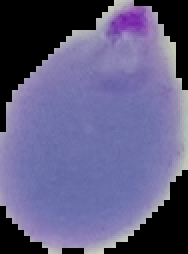
#> input picture images_folder/Parasitized/Parasitized_(10297).png, 94 x 127 px (shown 2 times larger); its folder holds 3 pictures in this run; the run also reads 1 picture not shown here
$ jupyter execute --allow-errors PCD_TA.ipynb   (older library calls are emulated)
#> lines starting #> are read from the running program, lines starting #| are printed output that depends on the picture
<h1> Library yang digunakan

[cell 1]
import sklearn
import os
import cv2
import mahotas
import random

import numpy as np
import pandas as pd
import matplotlib.pyplot as plt
import seaborn as sns

from sklearn.svm import SVC
from sklearn.model_selection import train_test_split
from sklearn.preprocessing import StandardScaler
from sklearn.svm import SVC
from sklearn.metrics import accuracy_score, confusion_matrix, ConfusionMatrixDisplay
from sklearn.model_selection import GridSearchCV
from sklearn.ensemble import RandomForestClassifier

<h1> Input dan baca Gambar

Directory root citra

[cell 2]
directory_path = r'./images_folder'
print(len(os.listdir(directory_path)))

Baca citra yang ada pada tiap directory (Parasitized dan Uninfected)

[cell 3]
files=[]
for dirname, _, filenames in os.walk(directory_path):
    for filename in filenames:
        if '.db' not in filename:
            files.append(os.path.join(dirname,filename))

Cek jumlah citra

[cell 4]
len(files)

Tetapkan directory untuk tiap kelas citra

[cell 5]
Parasitized_Dir='./images_folder/Parasitized'
Uninfected_Dir='./images_folder/Uninfected'

[cell 6]
pd.DataFrame(files).sample(frac=1).reset_index(drop=True)

Fungsi untuk membuat dataframe citra

[cell 7]
class DetectMalaria:
    def __init__(self,para_dir,uninfect_dir):
        self.parasitized_dir=para_dir
        self.uninfected_dir=uninfect_dir
    def dataset(self,ratio,files):
        Dataset=pd.DataFrame(files,columns=['Path'])
        Dataset=Dataset.sample(frac=1).reset_index(drop=True)
        trainfiles,testfiles=train_test_split(Dataset,test_size=ratio,random_state=None)
        return(trainfiles,testfiles)

Citra dibaca lalu dibuat menjadi dataframe, yang kemudian di assign ke variabel x

[cell 8]
x=DetectMalaria(Parasitized_Dir,Uninfected_Dir)

<h1>Split dataframe / dataset

Rasio split data yaitu 80:20

[cell 9]
train_data,test_data=x.dataset(ratio=0.2,files=files)

[cell 10]
def label(df):
    if 'Uninfected' in df:
        return 0
    else:
        return 1


train_data['label']=train_data['Path'].apply(label)
test_data['label']=test_data['Path'].apply(label)

<h1> Visualisasi citra

[cell 11]
image=cv2.imread('./images_folder/Uninfected/Uninfected_(1).png')
#> (the rest of this cell did not finish here and is left out)

Jika sel memiliki malaria maka akan bintik pada sel tersebut

Plot 4 citra dengan acak

[cell 12]
fig,ax=plt.subplots(2,2)

for i,axes in enumerate(ax.flatten()):
    image_path=random.choice(train_data['Path'].reset_index(drop=True))
    image=cv2.imread(image_path)
#> image is the input picture: shape (127, 94, 3); mean B, G, R 129.9, 92.4, 95.4
    image_rgb=cv2.cvtColor(image,cv2.COLOR_BGR2RGB)
    axes.imshow(image_rgb)
    if 'Uninfected' in image_path:
        axes.set_title('Uninfected')
    else:
        axes.set_title('parasite')
plt.show()
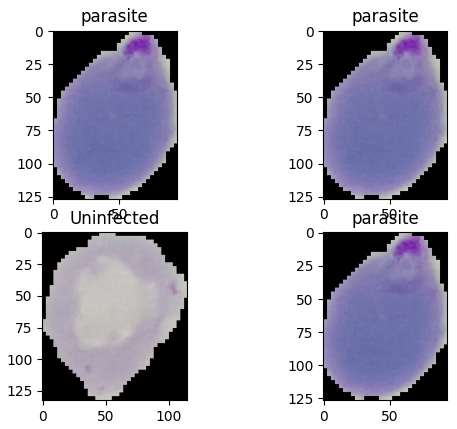
#> figure drawn by matplotlib, 4 panels

Baca citra

[cell 13]
image_gray= cv2.cvtColor(image,cv2.COLOR_BGR2GRAY)
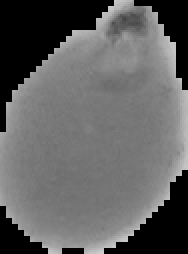
#> image_gray: shape (127, 94) (shown 2 times larger); min 0, max 206, mean 97.6
feature=cv2.HuMoments(cv2.moments(image_gray)).flatten()
#> feature = [0.00137, 2.09e-07, 3.18e-11, 5.97e-13, 8.13e-25, 1.24e-16, 2.47e-24]
print(feature)
#| [1.37218734e-03 2.09037388e-07 3.18254126e-11 5.96810489e-13
#|  8.12665580e-25 1.23845697e-16 2.47079287e-24]
#> (the rest of this cell did not finish here and is left out)

<h1> Fitur Ekstraksi

<h3> Fitur ekstraksi #1 (Hu'Moments)

Hu Moments (atau lebih tepatnya Hu moment invariants) adalah sekumpulan 7 angka yang dihitung menggunakan momen sentral yang invarian terhadap transformasi gambar. 6 momen pertama telah terbukti invarian terhadap translasi, skala, dan rotasi, dan refleksi. Sedangkan tanda momen ke-7 berubah untuk bayangan bayangan.

[cell 14]
# Fungsi Hu'Moments
def fd_hu_moments(image):
    image = cv2.cvtColor(image, cv2.COLOR_BGR2GRAY)
    feature = cv2.HuMoments(cv2.moments(image)).flatten()
    return feature

<h3> Fitur ekstraksi #1 (Haralick Texture)

Haralick Texture digunakan untuk mengukur gambar berdasarkan tekstur. Konsep dasar yang terlibat dalam komputasi fitur Tekstur Haralick adalah Gray Level Co-occurrence Matrix atau Glcm.

[cell 15]
# Fungsi Haralick Features
def fd_haralick(image):
    gray = cv2.cvtColor(image, cv2.COLOR_BGR2GRAY)
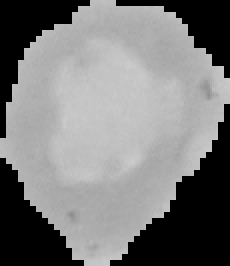
#> gray: shape (133, 115) (shown 2 times larger); min 0, max 204, mean 122.5
    haralick = mahotas.features.haralick(gray).mean(axis=0)
    return haralick

<h3> Fiture ekstraksi #3 (Histogram)

[cell 16]
def fd_histogram(image, mask=None):
    image = cv2.cvtColor(image, cv2.COLOR_BGR2HSV)
    hist  = cv2.calcHist([image], [0, 1, 2], None, [256, 256, 256], [0, 256, 0, 256, 0, 256])
    cv2.normalize(hist, hist)
    return(hist.flatten())

<h3> Ekstrak fitur dari gambar

[cell 17]
feature=[]
def dataframe(df):

    image=cv2.imread(df['Path'])
    print(df['Path'])
    global_feature = np.hstack([ fd_haralick(image), fd_hu_moments(image),df['label']])
    feature.append(global_feature)

#> (the rest of this cell did not finish here and is left out)

#> (a cell that did not finish here is left out)

[cell 19]
feature=[]
#> (the rest of this cell did not finish here and is left out)

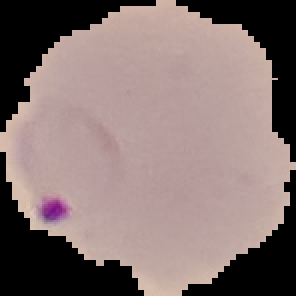
#> input picture images_folder/Parasitized/Parasitized_(1043).png, 148 x 148 px (shown 2 times larger)
#> in dataframe, image is the input picture: shape (148, 148, 3); mean B, G, R 113.1, 115.4, 133.6
#> in fd_haralick (call 2), `gray = cv2.cvtColor(image, cv2.COLOR_BGR2GRAY)`:
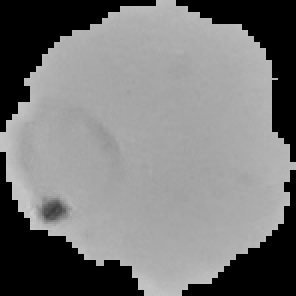
#> gray: shape (148, 148) (shown 2 times larger); min 0, max 205, mean 120.7
